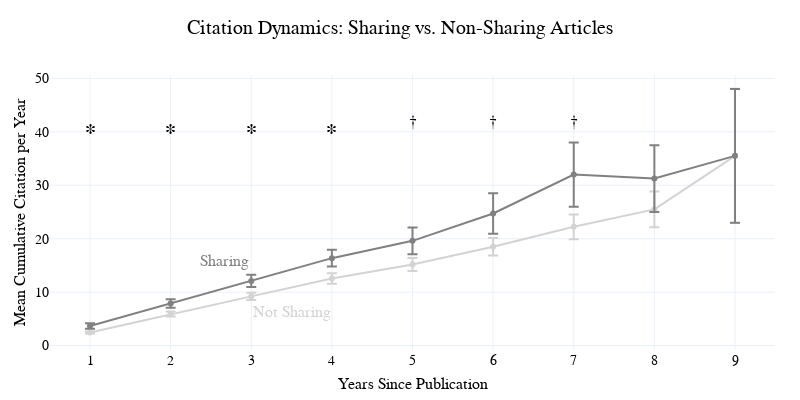

The cell this chart's notebook holds for it:
### Code cell
LINE_ANNOTATION_X = 3

cit_dynamics_sharing_fig = go.Figure()
for is_share in cit_dynamics_sharing.index.get_level_values(GROUPING_COL).unique().sort_values():
    subset = cit_dynamics_sharing.xs(is_share, level=GROUPING_COL)
    count_per_year = subset.count(axis=0)
    mean_per_year = subset.mean(axis=0)
    sem_per_year = subset.sem(axis=0)
    mean_citations_per_year = subset.mean(axis=0)
    label = "Sharing" if is_share else "Not Sharing"
    color = "gray" if is_share else "lightgray"
    cit_dynamics_sharing_fig.add_trace(go.Scatter(
        name=label, legendgroup=label,
        x=mean_per_year.index,
        y=mean_per_year.values,
        error_y=dict(type='data', array=sem_per_year.values, width=5, visible=True,),
        marker=dict(
            color=color,
            # size=np.sqrt(count_per_year.values),
        ),
        mode='lines+markers',
    ))
    # annotate the lines
    if is_share:
        ann_y = mean_per_year[LINE_ANNOTATION_X] + 1.5 * sem_per_year[LINE_ANNOTATION_X]
        xanchor = "right"
        yanchor = "bottom"
    else:
        ann_y = mean_per_year[LINE_ANNOTATION_X] - 1.5 * sem_per_year[LINE_ANNOTATION_X]
        xanchor = "left"
        yanchor = "top"
    cit_dynamics_sharing_fig.add_annotation(
        x=LINE_ANNOTATION_X, xanchor=xanchor, xref="x",
        y=ann_y, yanchor=yanchor, yref="y",
        text=label, font={**AXIS_TITLE_FONT, "color": color},
        showarrow=False,
    )

# add significance asterisks
SIGNIFICANCE_ANNOTATION_Y = np.floor(
    year_stats.loc[0, "non_sharing_mean"] - year_stats.loc[0, "non_sharing_sem"]
)
SIGNIFICANCE_ANNOTATION_Y = 40
for _, row in year_stats.iterrows():
    if row["p_corrected"] >= 0.1:
        continue
    fontsize = 22
    yanchor = "middle"
    if row["p_corrected"] < 0.001:
        ann_text = "<b>***</b>"
    elif row["p_corrected"] < 0.01:
        ann_text = "<b>**</b>"
    elif row["p_corrected"] < 0.05:
        ann_text = "<b>*</b>"
    else:
        ann_text = "\u2020"     # dagger for p < 0.
        fontsize = 16
        yanchor = "bottom"
    cit_dynamics_sharing_fig.add_annotation(
        x=row["year"], xanchor="center", xref="x",
        y=SIGNIFICANCE_ANNOTATION_Y, yanchor=yanchor, yref="y",
        text=ann_text, font={**TITLE_FONT, "size": fontsize},
        showarrow=False,
    )

cit_dynamics_sharing_fig.update_layout(
    width=800, height=400,
    title=dict(
        text="Citation Dynamics: Sharing vs. Non-Sharing Articles",
        font=TITLE_FONT,
        x=0.5, xanchor="center", y=0.95, yanchor="top"
    ),
    xaxis=dict(
        title=dict(text="Years Since Publication", font=AXIS_TITLE_FONT, standoff=10),
        tickfont=AXIS_TICK_FONT,
        zeroline=False,
    ),
    yaxis=dict(
        title=dict(text="Mean Cumulative Citation per Year", font=AXIS_TITLE_FONT, standoff=5),
        tickfont=AXIS_TICK_FONT,
        zeroline=False,
    ),
    legend=dict(
        title=dict(text="Data Sharing", font=AXIS_TITLE_FONT),
        font=LEGEND_FONT,
        x=1.0, xanchor="right", y=0.4, yanchor="top",
        bgcolor='rgba(255,255,255,0.5)',
        bordercolor='black', borderwidth=1,
        visible=False,
    ),
    margin=dict(t=75, b=50, l=50, r=25, pad=0),
    template="plotly_white"
)
cit_dynamics_sharing_fig.show()

### Figure 1 — Plotly figure (JSON) as saved in the notebook; plotly's stock layout.template omitted (floating-point values rounded to 4 significant figures)
{"data": [{"error_y": {"array": [0.21, 0.4664, 0.6821, 0.977, 1.232, 1.65, 2.303, 3.347, 12.56], "type": "data", "visible": true, "width": 5}, "legendgroup": "Not Sharing", "marker": {"color": "lightgray"}, "mode": "lines+markers", "name": "Not Sharing", "x": [1, 2, 3, 4, 5, 6, 7, 8, 9], "y": [2.444, 5.889, 9.203, 12.54, 15.18, 18.48, 22.22, 25.49, 35.5], "type": "scatter"}, {"error_y": {"array": [0.5273, 0.8023, 1.131, 1.571, 2.496, 3.775, 6.01, 6.251, 12.5], "type": "data", "visible": true, "width": 5}, "legendgroup": "Sharing", "marker": {"color": "gray"}, "mode": "lines+markers", "name": "Sharing", "x": [1, 2, 3, 4, 5, 6, 7, 8, 9], "y": [3.671, 7.886, 12.1, 16.36, 19.6, 24.72, 32.0, 31.25, 35.5], "type": "scatter"}], "layout": {"annotations": [{"font": {"color": "lightgray", "family": "sans-serif", "size": 16}, "showarrow": false, "text": "Not Sharing", "x": 3, "xanchor": "left", "xref": "x", "y": 8.18, "yanchor": "top", "yref": "y"}, {"font": {"color": "gray", "family": "sans-serif", "size": 16}, "showarrow": false, "text": "Sharing", "x": 3, "xanchor": "right", "xref": "x", "y": 13.8, "yanchor": "bottom", "yref": "y"}, {"font": {"color": "black", "family": "sans-serif", "size": 22}, "showarrow": false, "text": "<b>*</b>", "x": 1, "xanchor": "center", "xref": "x", "y": 40, "yanchor": "middle", "yref": "y"}, {"font": {"color": "black", "family": "sans-serif", "size": 22}, "showarrow": false, "text": "<b>*</b>", "x": 2, "xanchor": "center", "xref": "x", "y": 40, "yanchor": "middle", "yref": "y"}, {"font": {"color": "black", "family": "sans-serif", "size": 22}, "showarrow": false, "text": "<b>*</b>", "x": 3, "xanchor": "center", "xref": "x", "y": 40, "yanchor": "middle", "yref": "y"}, {"font": {"color": "black", "family": "sans-serif", "size": 22}, "showarrow": false, "text": "<b>*</b>", "x": 4, "xanchor": "center", "xref": "x", "y": 40, "yanchor": "middle", "yref": "y"}, {"font": {"color": "black", "family": "sans-serif", "size": 16}, "showarrow": false, "text": "†", "x": 5, "xanchor": "center", "xref": "x", "y": 40, "yanchor": "bottom", "yref": "y"}, {"font": {"color": "black", "family": "sans-serif", "size": 16}, "showarrow": false, "text": "†", "x": 6, "xanchor": "center", "xref": "x", "y": 40, "yanchor": "bottom", "yref": "y"}, {"font": {"color": "black", "family": "sans-serif", "size": 16}, "showarrow": false, "text": "†", "x": 7, "xanchor": "center", "xref": "x", "y": 40, "yanchor": "bottom", "yref": "y"}], "title": {"font": {"family": "sans-serif", "size": 20, "color": "black"}, "text": "Citation Dynamics: Sharing vs. Non-Sharing Articles", "x": 0.5, "xanchor": "center", "y": 0.95, "yanchor": "top"}, "xaxis": {"title": {"font": {"family": "sans-serif", "size": 16, "color": "black"}, "text": "Years Since Publication", "standoff": 10}, "tickfont": {"family": "sans-serif", "size": 14, "color": "black"}, "zeroline": false}, "yaxis": {"title": {"font": {"family": "sans-serif", "size": 16, "color": "black"}, "text": "Mean Cumulative Citation per Year", "standoff": 5}, "tickfont": {"family": "sans-serif", "size": 14, "color": "black"}, "zeroline": false}, "legend": {"title": {"font": {"family": "sans-serif", "size": 16, "color": "black"}, "text": "Data Sharing"}, "font": {"family": "sans-serif", "size": 14, "color": "black"}, "x": 1.0, "xanchor": "right", "y": 0.4, "yanchor": "top", "bgcolor": "rgba(255,255,255,0.5)", "bordercolor": "black", "borderwidth": 1, "visible": false}, "margin": {"t": 75, "b": 50, "l": 50, "r": 25, "pad": 0}, "width": 800, "height": 400}}
